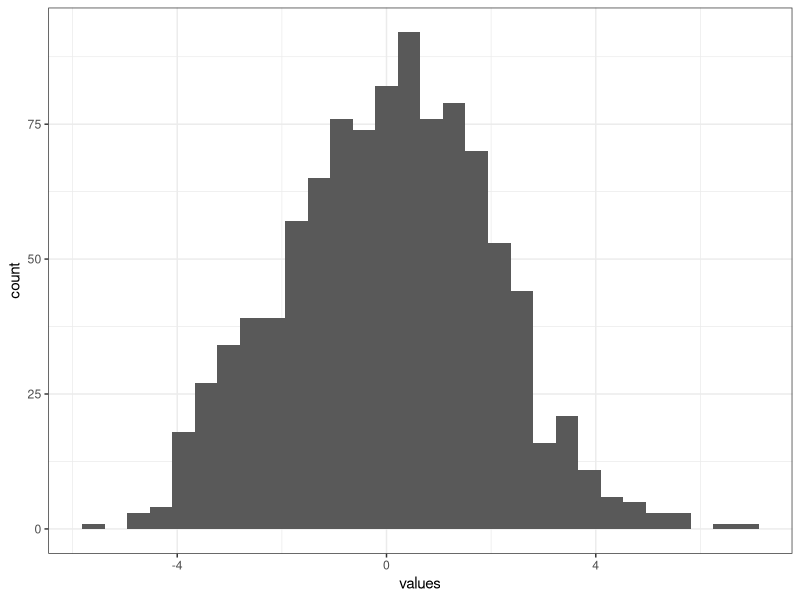
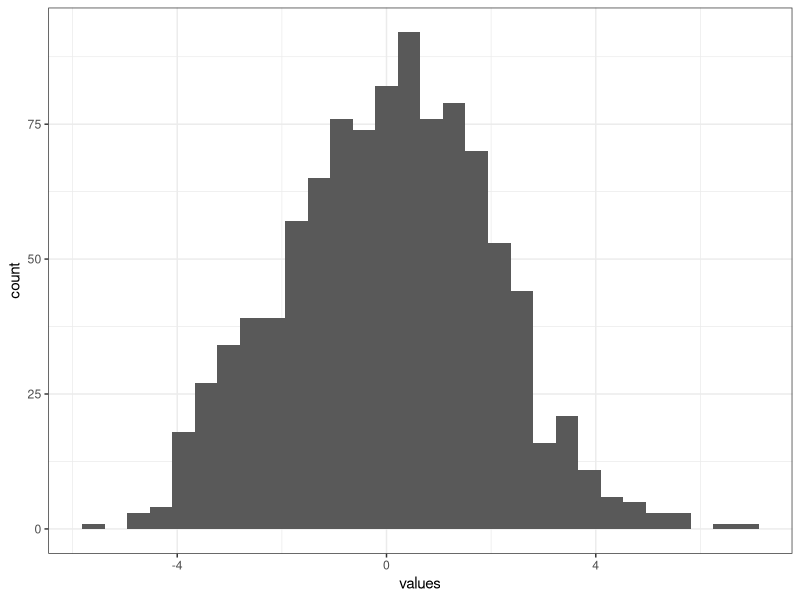

Reproduce these figures in R, in order.

#this is a quick analysis script

library(ggplot2)
library(here)

data = data.frame(values = rnorm(1000, 0, 2))

ggplot(data) +
  geom_histogram(aes(values)) +
  theme_bw()

filename = gsub(c(" "), "_", Sys.time())
filename = gsub(":", "-", filename)

ggsave(here::here("Results", paste0(filename, ".png")))
